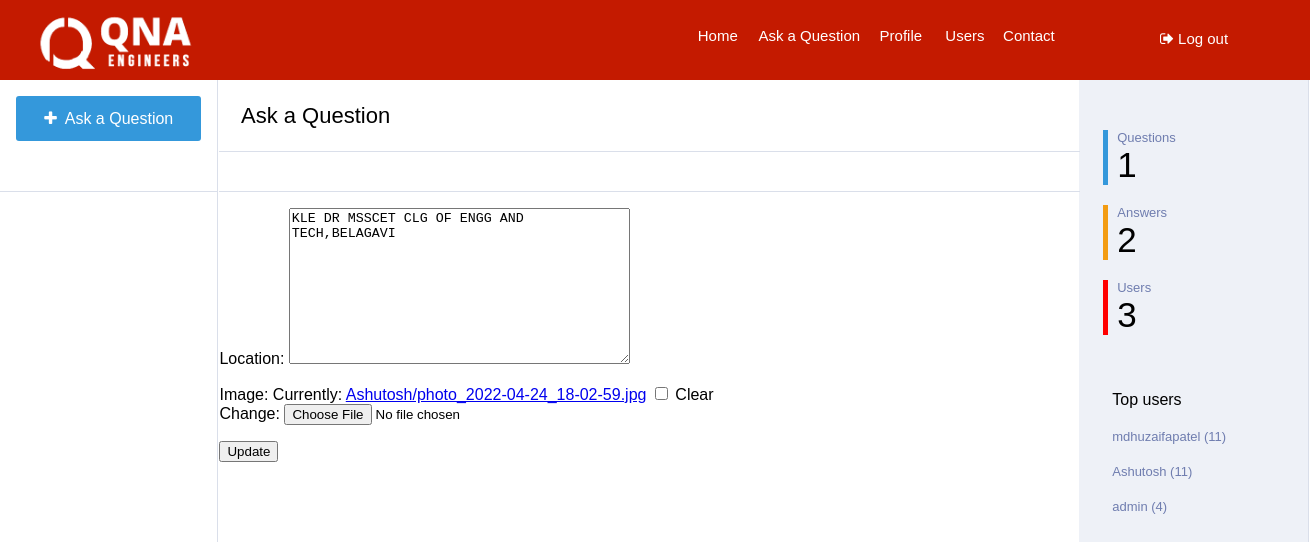
The app's page /profileupdate/5/ (signed in) with its own data.
### Main/models.py (models this page shows, shortened)
class Profile(models.Model):
    user = models.ForeignKey(settings.AUTH_USER_MODEL,
                             on_delete=models.CASCADE)
    image = models.ImageField(
        upload_to=upload_location, null=True, blank=True,)
    location = models.TextField(default="Not mentioned")
    points = models.IntegerField(default=0)
    questions = models.IntegerField(default=0)
    answers = models.IntegerField(default=0)

### Main/views.py (the view)
# urls.py: url(r'^profileupdate/(?P<id>\d+)/$', views.Update_pro,name='profile_update'),
@login_required
def Update_pro(request, id):
    top = Profile.objects.all().order_by(
        "-points")[:min(Profile.objects.count(), 5)]
    profile = get_object_or_404(Profile, id=id)
    instance = get_object_or_404(Profile, id=id)
    if request.user == instance.user:
        form = Update(request.POST or None,
                      request.FILES or None, instance=instance)
        if form.is_valid():
            instance = form.save(commit=False)
            instance.save()
            messages.success(request, "Saved")
            return HttpResponseRedirect('/')
        context = {
            "instance": instance,
            "form": form, "q": Question.objects.count(), "a": Answer.objects.count(), "u": Profile.objects.count(), "top": top,
            "profile": profile
        }
        return render(request, "update.html", context)
    else:
        messages.error(request, "User unauthorized.")
        return HttpResponseRedirect('/')

### Main/forms.py
class Update(forms.ModelForm):
	class Meta:
		model = Profile
		fields=[
			"location",
			"image",
		]

### templates/update.html (shortened to what this page needs)
{% load staticfiles %}
<html>
<head>
<link rel='stylesheet' href='{% static "css/create.css" %}'>
<link rel="stylesheet" href="https://cdnjs.cloudflare.com/ajax/libs/font-awesome/4.7.0/css/font-awesome.min.css">
</head>
<body>
	<div class="navbar">
		<div class="logo">
			<a href="{% url "home" %}">
				<img src='{% static "image/logo.png" %}' style="width: 230px; margin-top: 10px;" />
			</a>
		</div>
		<div class="search">
		</div>
		<div class="navlinks">
			<h6><a href="{% url "home" %}">Home</a></h6> <h6 style="width: 30%;"><a href="{% url "create" %}">Ask a Question</a></h6> <h6><a href="{% url "profile" id=profile.id %}">Profile</a></h6> <h6><a href="{% url "user" %}">Users</a></h6> <h6><a href="{% url "contact" %}">Contact</a></h6>
		</div>
		<div class="login" style="font-size: 15px;">
			{% if request.user.is_authenticated %}
			<p><a href="{% url "logout" %}"><i class="fa fa-sign-out" aria-hidden="true"></i> Log out</a></p>
			{% else %}
			<p><a href="{% url "login" %}"><i class="fa fa-sign-in" aria-hidden="true"></i> Log in / Register</a></p>
			{%endif %}
		</div>
	</div>
	<div class="main">
		<div class="links">
			<div id="ask-cont">
			<a href="{% url "create" %}" style="text-decoration: none;"><p class="ask"><i class="fa fa-plus" aria-hidden="true"></i>&nbsp Ask a Question</p></a>
			</div>
		</div>
		<div class="content">
			<table style="width: 100%;border-spacing: 0px;min-height: 100%;">
				<tr>
			<td style="width:100%; float: left;">
				<div class="heading">
					<div class="tab">
						<p>Ask a Question</p>
					</div>
				</div>
			<div class="welcome">
				<div class="tab">
					<p>&nbsp</p>
				</div>
			</div>
			<div id="tab1" class="tabcontent">
				<form method="POST" action="" enctype='multipart/form-data'>
				{{ form.as_p }}
				<input type="submit" value='Update' class="btn btn-success btn-lg"/>
				</form>
			</div>
		</td>
			<td class="stats" style="padding-top: 30px;vertical-align: top;">
				<div class="bor" style="border-left-color: #3498db">
					<p class="stat_q">Questions</p>
					<p class="stat_a">{{ q }}</p>
				</div>
				<div class="bor" style="border-left-color: #f39c12;">
					<p class="stat_q">Answers</p>
					<p class="stat_a">{{ a }}</p>
				</div>
				<div class="bor" style="border-left-color: red;">
					<p class="stat_q">Users</p>
					<p class="stat_a">{{ u }}</p>
				</div>
				<div class="bor" style="border:none; padding-top: 40px;">
					<p>Top users</p>
					{% for obj in top %}
					<p class="stat_q"><a  href="{% url "profile" id=obj.id %}" style="color: #6f7daf;text-decoration: none;">{{ obj.user }} ({{obj.points}})</a></p>
					{% endfor %}
				</div>
			</td>
		</tr>
	</table>
		</div>
	</div>
</body>
</html>

### static/css/create.css (style rules this page uses)
body { min-width: 1300px; margin: 0px; font-family: sans-serif; }
.navbar { width: 100%; background-color: #C41A00; height:80px; }
.logo { float: left; width:10%; height:100%; }
.search { float: left; height: 100%; width: 42.3%; }
.navlinks { float: left; width:30%; background-color: #C41A00; height:100%; }
.navlinks h6 { margin-top:27px; float: left; width:16%; text-align: center; margin-left: 0.3%; }
.navlinks h6 a { text-decoration: none; color: #ffffff; font-weight: normal; font-size:15px; }
.login { float: left; height: 100%; width: 17.7%; text-align: center; }
.login p { margin-top: 30px; }
.login a { text-decoration: none; color: #ffffff; }
.main { width: 100%; }
.links { float: left; top:80px; height: 100%; width:16.6%; }
.ask { margin-left: 7.5%; width:85%; height: 31px; border-style: none; border-radius: 3px; background-color: #3498db; color: white; padding-top: 14px; text-align: center; }
#ask-cont { border-bottom-style: solid; border-bottom-color: #dadfea; border-bottom-width: 1px; height:95px; }
.content { float: left; width: 83.2%; border-right-style: solid; border-right-color: #dadfea; border-right-width: 1px; border-left-style: solid; border-left-color: #dadfea; border-left-width: 1px; height: auto; }
.heading { padding-left: 2.5%; font-size: 22px; border-bottom-style: solid; border-bottom-color: #dadfea; border-bottom-width: 1px; margin-bottom: -1px; }
.welcome { padding-left: 2.5%; font-size: 14px; border-bottom-style: solid; border-bottom-color: #dadfea; border-bottom-width: 1px; }
.stats { background-color: #eef1f7; width:21%; }
.welcome p { width: 10%; text-align: center; margin-bottom: 0px; padding-bottom: 11px; cursor: pointer; margin-top: 0px; padding-top: 13px; }
.stat_q { font-size: 13px; margin-bottom: 0px; margin-top: 20px; color: #6f7daf; }
.stat_a { font-size: 35px; margin-top: 0px; margin-bottom: 0px; }
.bor { border-left-style: solid; border-left-width: 5px; padding-left: 4%; margin-left: 10%; }

### records on screen
Profile: location "KLE DR MSSCET CLG OF ENGG AND TECH,BELAGAVI", user "Ashutosh", points "11"
Profile: user "mdhuzaifapatel", points "11"
Profile: user "admin", points "4"

### other values on screen
{{ q }} "1"
{{ a }} "2"
{{ u }} "3"
